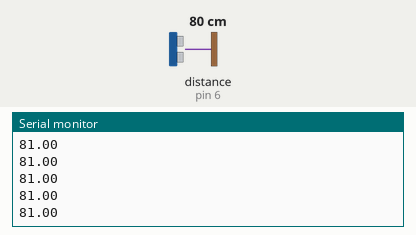
The sketch below on a simulated Arduino Uno, built with avr-gcc and run on an emulated ATmega328P. Shown: the last lines printed to the serial monitor. The inputs (shaded band) are chosen by the test bench; at power-on: distance to the obstacle (sensor on pin 6) 80 cm. The echo pulse lasts 58.3 µs per cm.

Above: at 1.2 s.
1.3 s: distance to the obstacle (sensor on pin 6) set to 2 cm
At 1.4 s:
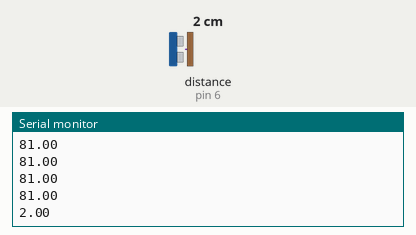
2.8 s: distance to the obstacle (sensor on pin 6) set to 4 cm
At 2.82 s:
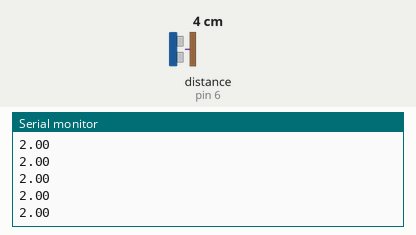
Timing chart, 0 to 5.8 s (numbered marks = the images above; inputs shaded):
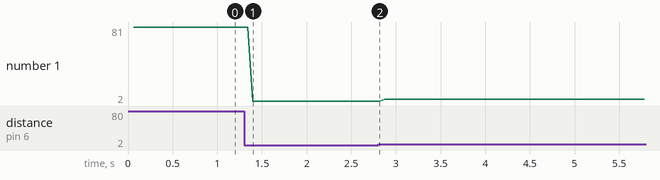

Measured:
- after the input at 1.3 s, the serial monitor: prints a new line after 0.10 s (image 1)
- plotted number 1: 81 → 2 after the input at 1.3 s, 2 → 4 after the input at 2.8 s

The sketch:

fyp_sim.ino
```cpp
 /*
 Remote Fuel Level Monitoring System (Proteus Simulation)
 AUTHORS: ISAAC SESI
 CONTRIBUTORS: ABDUL-LATIF AMADU, MICHAEL AGYEI-KENA
 */

#include <SoftwareSerial.h>
#include <TinyGPS.h>
#include <NewPing.h>
#include <LiquidCrystal.h>


#define GPS_TX 9
#define GPS_RX 8
#define GPSBAUD 9600


const int TRIGGER_PIN = 7;
const int ECHO_PIN  =  6;

const int MAX_DISTANCE = 200;
const int SAMPLE_INTERVAL = 25;
const int PING_ITERATIONS = 3;
/*const int UPDATE_INTERVAL = 1500;

int previousMillis = 0;
int incomingByte = 0;
*/
LiquidCrystal lcd(12, 11, 5, 4, 3, 2);
NewPing sonar(TRIGGER_PIN, ECHO_PIN, MAX_DISTANCE);
/*TinyGPS gps;
SoftwareSerial nss(GPS_RX , GPS_TX);
 */
void setup() {
   Serial.begin(9600);
  /* nss.begin(GPSBAUD);
  lcd.begin(20, 4);
  Serial.println("");
  Serial.println("Initializing GPS");
  lcd.setCursor(0,0);
  lcd.print("Initializing GPS...");
  delay(100);
  Serial.println("...waiting for lock...");
   lcd.setCursor(1,1);
  lcd.print("waiting for lock...");
  delay(100);
  Serial.println("");
  Serial.print("SUCCESS!");
  lcd.setCursor(1,6);
  lcd.print("SUCCESS!");
  delay(100);
  lcd.clear();*/

}

void loop() {
  float t = sonar.ping_median(PING_ITERATIONS);                 // microseconds
  float d = sonar.convert_cm(t);          // centimeters
  Serial.println(d);
}

/*
void checkAlertInterval()
{

  unsigned long currentMillis = millis();

    if(currentMillis - previousMillis > UPDATE_INTERVAL) {
      previousMillis = currentMillis;
      getFuelLevel();
      getGPSLocation();
      return;
  }

    else if(Serial.available() > 0) {
                // read the incoming byte:
                incomingByte = Serial.read();

                if(incomingByte == 1){
                getFuelLevel();
                getGPSLocation();
                return;
              }
              else{
                Serial.println("Please enter a valid query");
                return;
              }
        }

    else
      return;
}


void getFuelLevel(){
   float t = sonar.ping_median(PING_ITERATIONS);                 // microseconds
  float d = sonar.convert_cm(t);          // centimeters
  Serial.println(d);
}


void getGPSLocation(){

   while (nss.available())
  {
    int GPSdata = nss.read();
    if (gps.encode(GPSdata))
    {

            int year;
            byte month, day, hour, minute, second, hundredths;
            float lat, lon;

             gps.f_get_position(&lat, &lon); // returns +/- latitude/longitude in degrees
            float speed = gps.f_speed_kmph(); // speed in km/hr
           gps.crack_datetime(&year,&month,&day,&hour,&minute,&second,&hundredths);


              Serial.print("Lat/Long: ");
              Serial.print(lat,5);
              Serial.print(", ");
              Serial.println(lon,5);
              Serial.print("Speed(kmph): "); Serial.println(gps.f_speed_kmph());
              Serial.println();
              Serial.print("Date: "); Serial.print(month, DEC); Serial.print("/");
              Serial.print(day, DEC); Serial.print("/"); Serial.print(year);
              Serial.print("  Time: "); Serial.print(hour, DEC); Serial.print(":");
              Serial.print(minute, DEC); Serial.print(":"); Serial.print(second, DEC);
              Serial.print("."); Serial.println(hundredths, DEC);
    }
  }
}
*/
```
